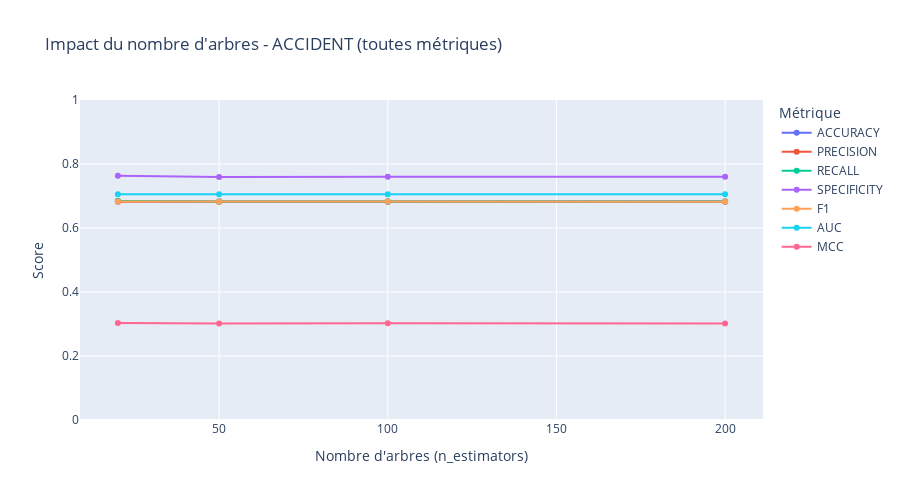

Notebook code cell kept with this figure:
### Markdown cell above
## 4. Impact du nombre d'arbres (`n_estimators`)

**Question :** Au-delà de 300 arbres, y a-t-il encore un gain de performance ?

**Attendu :** Les performances devraient se stabiliser au-delà d'un certain seuil (loi des rendements décroissants).

### Code cell
# Test nombre d'arbres sur ACCIDENT - TOUTES LES MÉTRIQUES
n_estimators_list_acc = [20, 50, 100, 200]
results_trees_acc = []

for n_trees in n_estimators_list_acc:
    print(f"Testing n_estimators={n_trees} sur ACCIDENT...", end=" ")
    
    model_acc = create_pipeline(RandomForestClassifier(
        n_estimators=n_trees, random_state=RANDOM_STATE, n_jobs=nb_workers, class_weight='balanced'
    ))
    
    res, y_pred_tree, y_proba_tree = evaluate_model(model_acc, X_train_acc_bin, X_test_acc_bin, 
                               y_train_acc_bin, y_test_acc_bin, f"RF_{n_trees}")
    res['n_estimators'] = n_trees
    
    # Métriques supplémentaires
    cm = confusion_matrix(y_test_acc_bin, y_pred_tree)
    tn, fp, fn, tp = cm.ravel()
    res['specificity'] = tn / (tn + fp) if (tn + fp) > 0 else 0
    res['mcc'] = matthews_corrcoef(y_test_acc_bin, y_pred_tree)
    
    results_trees_acc.append(res)
    print(f"F1={res['f1']:.3f} | Recall={res['recall']:.3f} | AUC={res.get('auc', 0):.3f}")

df_trees_acc = pd.DataFrame(results_trees_acc)
print("\n📊 Tableau complet ACCIDENT:")
print(df_trees_acc[['n_estimators', 'accuracy', 'precision', 'recall', 'specificity', 'f1', 'auc', 'mcc']].round(3))

# Graphique avec toutes les métriques
metrics_to_plot = ['accuracy', 'precision', 'recall', 'specificity', 'f1', 'auc', 'mcc']
fig = go.Figure()

for metric in metrics_to_plot:
    if metric in df_trees_acc.columns:
        fig.add_trace(go.Scatter(
            x=df_trees_acc['n_estimators'],
            y=df_trees_acc[metric],
            mode='lines+markers',
            name=metric.upper(),
            text=[f"{v:.3f}" for v in df_trees_acc[metric]],
            hovertemplate=f'{metric}: %{{y:.3f}}<extra></extra>'
        ))

fig.update_layout(
    title='Impact du nombre d\'arbres - ACCIDENT (toutes métriques)',
    xaxis_title='Nombre d\'arbres (n_estimators)',
    yaxis_title='Score',
    yaxis_range=[0, 1],
    width=900,
    height=500,
    legend_title='Métrique'
)
fig.show()

### Figure 1 — Plotly figure (JSON) as saved in the notebook; plotly's stock layout.template omitted (floating-point values rounded to 4 significant figures)
{"data": [{"hovertemplate": "accuracy: %{y:.3f}<extra></extra>", "mode": "lines+markers", "name": "ACCURACY", "text": ["0.684", "0.683", "0.683", "0.683"], "type": "scatter", "x": [20, 50, 100, 200], "y": [0.684, 0.6828, 0.6831, 0.6829]}, {"hovertemplate": "precision: %{y:.3f}<extra></extra>", "mode": "lines+markers", "name": "PRECISION", "text": ["0.682", "0.682", "0.682", "0.682"], "type": "scatter", "x": [20, 50, 100, 200], "y": [0.6823, 0.6817, 0.6819, 0.6817]}, {"hovertemplate": "recall: %{y:.3f}<extra></extra>", "mode": "lines+markers", "name": "RECALL", "text": ["0.684", "0.683", "0.683", "0.683"], "type": "scatter", "x": [20, 50, 100, 200], "y": [0.684, 0.6828, 0.6831, 0.6829]}, {"hovertemplate": "specificity: %{y:.3f}<extra></extra>", "mode": "lines+markers", "name": "SPECIFICITY", "text": ["0.763", "0.759", "0.760", "0.760"], "type": "scatter", "x": [20, 50, 100, 200], "y": [0.763, 0.7595, 0.7601, 0.76]}, {"hovertemplate": "f1: %{y:.3f}<extra></extra>", "mode": "lines+markers", "name": "F1", "text": ["0.683", "0.682", "0.683", "0.682"], "type": "scatter", "x": [20, 50, 100, 200], "y": [0.6831, 0.6822, 0.6825, 0.6823]}, {"hovertemplate": "auc: %{y:.3f}<extra></extra>", "mode": "lines+markers", "name": "AUC", "text": ["0.705", "0.705", "0.705", "0.705"], "type": "scatter", "x": [20, 50, 100, 200], "y": [0.7055, 0.7055, 0.7055, 0.7055]}, {"hovertemplate": "mcc: %{y:.3f}<extra></extra>", "mode": "lines+markers", "name": "MCC", "text": ["0.303", "0.302", "0.302", "0.302"], "type": "scatter", "x": [20, 50, 100, 200], "y": [0.3029, 0.3016, 0.3021, 0.3016]}], "layout": {"height": 500, "legend": {"title": {"text": "Métrique"}}, "title": {"text": "Impact du nombre d'arbres - ACCIDENT (toutes métriques)"}, "width": 900, "xaxis": {"title": {"text": "Nombre d'arbres (n_estimators)"}}, "yaxis": {"range": [0, 1], "title": {"text": "Score"}}}}
